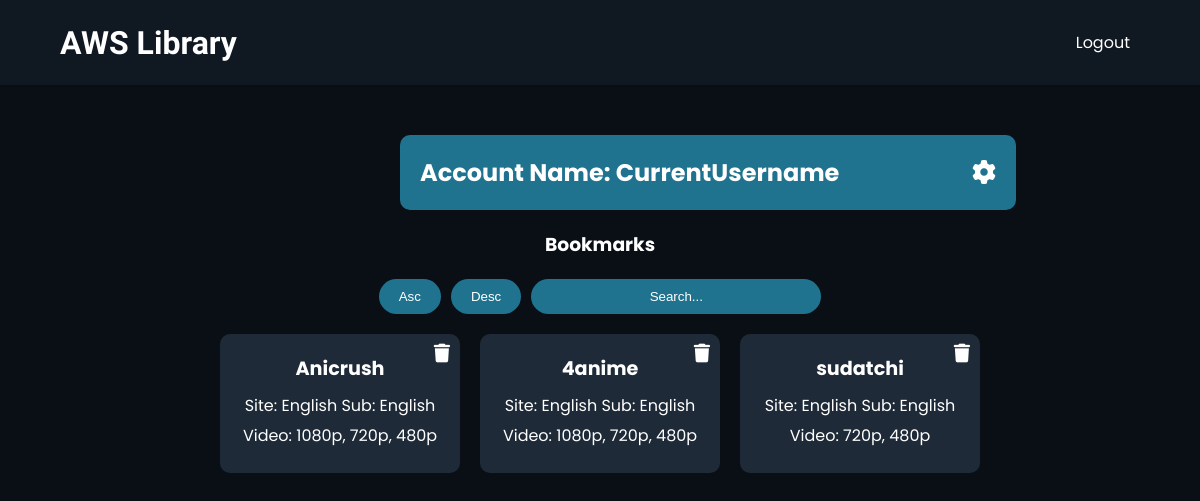
/userprofile (signed in), run on the app's committed database.
### tables this page shows
CREATE TABLE bookmarks (
            id INTEGER PRIMARY KEY AUTOINCREMENT,
            username TEXT NOT NULL,
            name TEXT NOT NULL,
            site TEXT NOT NULL,
            video TEXT NOT NULL,
            link TEXT NOT NULL,
            FOREIGN KEY (username) REFERENCES users (username)
        );

### app.py (the view)
@app.route('/userprofile')
def userprofile():
    if 'username' not in session:
        return redirect(url_for('login_form'))
    conn = get_db_connection()
    cursor = conn.cursor()
    cursor.execute('SELECT * FROM bookmarks WHERE username = ?', (session['username'],))
    bookmarks = cursor.fetchall()
    conn.close()
    return render_template('userprofile.html', bookmarks=bookmarks)

### app.py (called while the page is built)
def get_db_connection():
    conn = sqlite3.connect('users.db')
    conn.row_factory = sqlite3.Row
    return conn

### templates/userprofile.html (shortened to what this page needs)
<!DOCTYPE html>
<html lang="en">
<head>
    <link rel="stylesheet" href="{{ url_for('static', filename='css/userprofile.css') }}">
    <link rel="stylesheet" href="https://cdnjs.cloudflare.com/ajax/libs/font-awesome/6.0.0-beta3/css/all.min.css">
</head>
<body>
    <header>
        <h1><a href="{{ url_for('main1') }}">AWS Library</a></h1>
        <div class="user-controls">
            <a href="#" class="login-button" id="logout-button">Logout</a>
        </div>
    </header>
    <main class="user-profile">
        <div class="profile-header">
            <div class="profile-info">
                <h2>Account Name: {{ session['username'] }}</h2>
            </div>
            <a href="{{url_for('usersettings')}}" class="settings-icon">
                <i class="fas fa-cog"></i>
            </a>
        </div>
        <div class="bookmarks-section">
            <h3>Bookmarks</h3>
            <div class="bookmarks-controls">
                <button class="sort-button" id="asc">Asc</button>
                <button class="sort-button" id="desc">Desc</button>
                <input type="text" id="search-input" placeholder="Search...">
            </div>
            <div class="bookmarks-list">
                {% for bookmark in bookmarks %}
                    <div class="card" data-id="{{ bookmark['id'] }}">
                        <a href="{{ bookmark['link'] }}" target="_blank" rel="noopener noreferrer">
                            <h2>{{ bookmark['name'] }}</h2>
                        </a>
                        <p>{{ bookmark['site'] }}</p>
                        <p>{{ bookmark['video'] }}</p>
                        <button class="delete-button">
                            <i class="fas fa-trash"></i>
                        </button>
                    </div>
                {% endfor %}
            </div>
        </div>
    </main>
</body>
</html>

### static/css/userprofile.css (style rules this page uses)
body { background-color: #0a0f15; color: #ffffff; font-family: 'Poppins', sans-serif; margin: 0; padding: 0; display: flex; flex-direction: column; align-items: center; }
header { width: 100%; padding: 20px; background-color: #101822; display: flex; justify-content: space-between; align-items: center; box-shadow: 0 2px 4px rgba(0, 0, 0, 0.1); }
h1 { margin: 0; margin-left: 5%; font-family: 'Poller One', cursive; }
h1 a { color: inherit; text-decoration: none; transition: color 0.3s ease; }
.user-controls { display: flex; gap: 10px; }
.login-button { background-color: #101822; border: none; padding: 10px 20px; border-radius: 5px; color: #fff; text-decoration: none; cursor: pointer; margin-right: 50px; }
main.user-profile { margin-top: 50px; text-align: center; width: 80%; }
.profile-header { display: flex; align-items: center; justify-content: space-between; background-color: #20738F; border-radius: 10px; padding: 20px; width: 60%; align-items: center; margin-left: 280px; }
.profile-info { display: flex; align-items: center; gap: 10px; }
.profile-info h2 { margin: 0; }
.settings-icon { font-size: 24px; color: #ffffff; cursor: pointer; transition: color 0.3s ease; }
.bookmarks-section { margin-top: 20px; width: 100%; }
.bookmarks-section h3 { margin-bottom: 20px; }
.bookmarks-controls { display: flex; gap: 10px; justify-content: center; margin-bottom: 20px; text-decoration: none; }
.bookmarks-controls button, .bookmarks-controls input { background-color: #20738F; border: none; padding: 10px 20px; border-radius: 20px; color: #fff; cursor: pointer; transition: background-color 0.3s ease; }
.bookmarks-controls input { flex-grow: 0; width: 250px; padding: 10px 20px; text-align: center; color: #ffffff; background-color: #20738F; }
.bookmarks-controls input::placeholder { color: #ffffff; }
.bookmarks-list { display: flex; flex-wrap: wrap; gap: 20px; justify-content: center; }
.card { background-color: #1e2a38; border-radius: 10px; padding: 20px; width: 200px; text-align: center; position: relative; }
.card h2 { margin: 0; font-size: 1.2em; margin-bottom: 10px; }
.card a { color: #ffffff; text-decoration: none; transition: color 0.3s ease; }
.card p { margin: 5px 0; }
.delete-button { background: none; border: none; position: absolute; top: 10px; right: 10px; cursor: pointer; padding: 0; transition: transform 0.2s ease; }
.delete-button .fas.fa-trash { font-size: 1.4em; color: #ffffff; }

### data on the page
bookmarks: name "Anicrush", site "Site: English Sub: English", video "Video: 1080p, 720p, 480p"
bookmarks: name "4anime", site "Site: English Sub: English", video "Video: 1080p, 720p, 480p"
bookmarks: name "sudatchi", site "Site: English Sub: English", video "Video: 720p, 480p"

### other printed values
{{ session['username'] }} "CurrentUsername"
